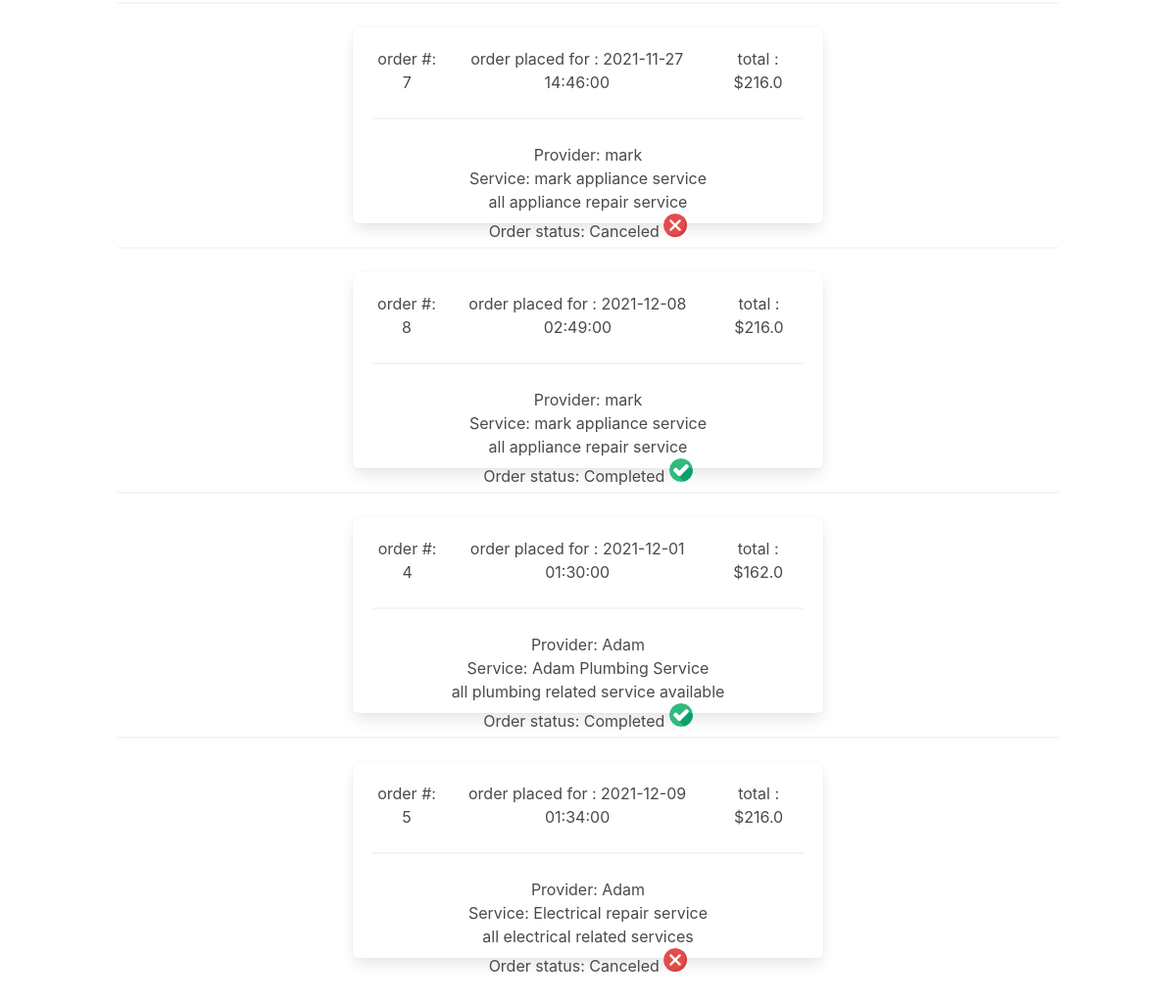
Page /past_orders (signed in, lower part) on the earlier database version.
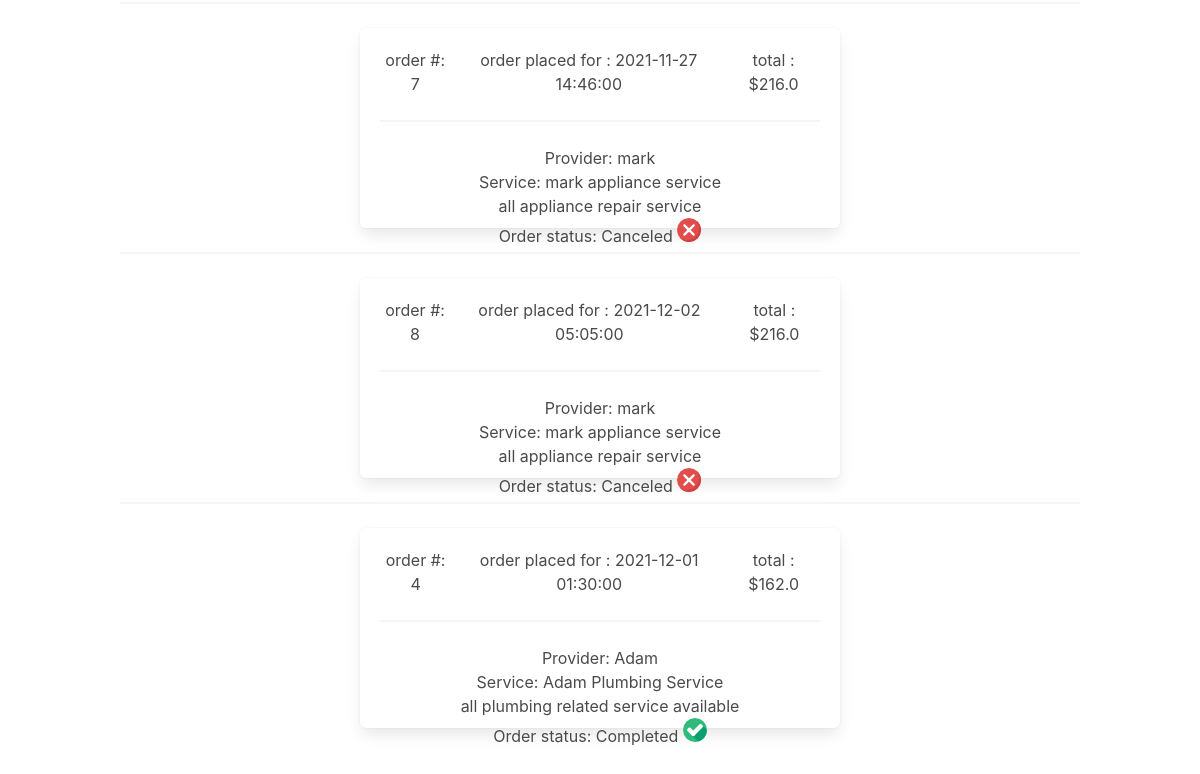
Same page on the later database version.
### serveme/models.py (models this page shows, shortened)
class Provider (db.Model):
    provider_id     = db.Column(db.Integer, primary_key=True)
    userID        = db.Column(db.Integer, db.ForeignKey('user.userID'), nullable=False)
    provider_name   = db.Column(db.String(50), nullable=False)
    rating_avg      = db.Column(db.Float)
    phone_number    = db.Column(db.String(10), nullable=False)
    address         = db.Column(db.String(25), nullable=False)
    email           = db.Column(db.String(20), nullable=False)
    ssn             = db.Column(db.String(9), nullable=False)
    services        = db.relationship('Service', backref='service_provider', lazy=True)

class Order (db.Model):
    order_id        = db.Column(db.Integer, primary_key=True)
    provider_id     = db.Column(db.Integer, nullable=False)
    service_id      = db.Column(db.Integer, nullable=False)
    userID          = db.Column(db.Integer, db.ForeignKey('user.userID'), nullable=False)
    cost            = db.Column(db.Float(precision=2), nullable=False)
    review_id       = db.Column(db.Integer)
    description     = db.Column(db.String(255))
    date            = db.Column(db.DateTime())
    status          = db.Column(db.String(255))

class Service (db.Model):
    __searchable__  = ['description']
    provider_id     = db.Column(db.Integer, db.ForeignKey('provider.provider_id'), nullable=False)
    service_id      = db.Column(db.Integer, nullable=False, primary_key=True)
    rating_avg      = db.Column(db.Float(precision=2), nullable=False)
    service_name    = db.Column(db.String(20), nullable=False)
    cost            = db.Column(db.Float(precision=2), nullable=False)
    description     = db.Column(db.String(255), nullable=False)
    category        = db.Column(db.String(20), nullable=False)

### serveme/orderController.py (the view)
@orderController.route('/past_orders')
def past_orders():
    currentDate = datetime.now()
    orders = Order.query.filter(or_(Order.status == 'Completed', Order.status == "Canceled"), Order.userID==current_user.userID).all()
    services = Service.query.all()
    providers = Provider.query.all()
    return render_template('past_orders.html', orders=orders, services=services, providers=providers)

### serveme/templates/past_orders.html (shortened to what this page needs)
{% extends "base.html" %}
{% block content %}
<br>
  <br>
   {%for service in services%}
    {%for order in orders%}
     {%for provider in providers%}
      {%if order.provider_id==service.provider_id and order.service_id==service.service_id and service.provider_id == provider.provider_id%}
      <hr>
      {%if order.status == "Canceled" or order.status == "Completed"%}
    <div class="box" style="height:200px; margin:auto; width:50%">
      <div style="display:flex; flex-direction: horizontal; justify-content: space-around;">
        <div>order #: {{order.order_id}}</div>
        <div>order placed for : {{order.date}}</div>
        <div>total : ${{order.cost}}</div>
      </div>
      <hr>
        <div style="display: flex; flex-direction: horizontal; justify-content: center; ">
          <div>
            Provider:
            {{provider.provider_name}}
	    <br>
            Service:
            {{service.service_name}}
            <br>
            {{service.description}}
            <br>
            Order status: {{order.status}}
            {%if order.status == "Completed"%}
            <img src="{{url_for('static', filename='completed.png')}}" alt="placeholder">
            {%endif%}
            {%if order.status == "Canceled"%}
            <img src="{{url_for('static', filename='canceled.png')}}" alt="placeholder">
            {%endif%}
          </div>
        </div>
    </div>
        {%endif%}
        {%endif%}
       {%endfor%}
      {%endfor%}
    {%endfor%}
<br>
<br>
{% endblock %}

Differences in the rows shown:
no longer on this page (row unchanged): Service: service_name "Electrical repair service", description "all electrical related services", Provider (provider_name "Adam")
removed Order: order_id "5", date "2021-12-09 01:34:00", cost "216.0", status "Canceled", Provider (provider_name "Adam")
changed through a linked row, Provider "mark": status: picture added; status: picture removed
changed Order id 8: date "2021-12-08 02:49:00" → "2021-12-02 05:05:00"; status "Completed" → "Canceled"
